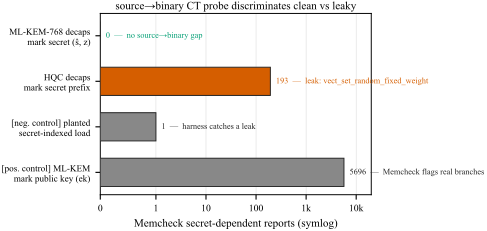

Write Python code to recreate this figure.
"""Fig: source->binary constant-time gap probe is a DISCRIMINATOR. Same Memcheck harness:
clean ML-KEM secret = 0 flags, leaky HQC = 193; controls validate the harness."""
import numpy as np, matplotlib.pyplot as plt
import _ieee as I

rows = [  # (label, flags, color, tag)
    ("ML-KEM-768 decaps\nmark secret (ŝ, z)",        0,    I.GREEN, "no source→binary gap"),
    ("HQC decaps\nmark secret prefix",                193,  I.VERM,  "leak: vect_set_random_fixed_weight"),
    ("[neg. control] planted\nsecret-indexed load",   1,    I.GREY,  "harness catches a leak"),
    ("[pos. control] ML-KEM\nmark public key (ek)",   5696, I.GREY,  "Memcheck flags real branches"),
]
fig, ax = plt.subplots(figsize=(I.COL, 2.35))
y = np.arange(len(rows))[::-1]
vals = [r[1] for r in rows]
cols = [r[2] for r in rows]
ax.barh(y, [max(v, 0.0) for v in vals], height=0.62, color=cols, edgecolor=I.BLACK, zorder=3)
ax.set_xscale("symlog", linthresh=1.0)
ax.set_xlim(0, 2.0e4)
ax.set_xticks([0, 1, 10, 100, 1000, 10000])
ax.set_xticklabels(["0", "1", "10", "100", "1k", "10k"])
ax.set_yticks(y); ax.set_yticklabels([r[0] for r in rows], fontsize=6.6)
ax.set_xlabel("Memcheck secret-dependent reports (symlog)")
ax.grid(axis="y", visible=False)
for yi, (lbl, v, c, tag) in zip(y, rows):
    ax.annotate(f"{v}  —  {tag}", xy=(max(v, 0.0), yi), xytext=(4, 0),
                textcoords="offset points", va="center", ha="left", fontsize=6.0,
                color=(I.GREEN if v == 0 else (I.VERM if c == I.VERM else I.BLACK)))
ax.set_title("source→binary CT probe discriminates clean vs leaky", fontsize=8, pad=3)
I.save(fig, "fig_ct")
